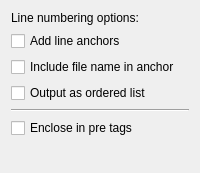
                <widget class="QWidget" name="tabWidgetPage3">
                 <attribute name="title">
                  <string>Misc</string>
                 </attribute>
                 <layout class="QVBoxLayout" name="verticalLayout_4">
                  <item>
                   <widget class="QLabel" name="label_8">
                    <property name="font">
                     <font>
                      <weight>50</weight>
                      <bold>false</bold>
                     </font>
                    </property>
                    <property name="text">
                     <string>Line numbering options:</string>
                    </property>
                   </widget>
                  </item>
                  <item>
                   <widget class="QCheckBox" name="cbHTMLAnchors">
                    <property name="toolTip">
                     <string>Add an achor to each line.</string>
                    </property>
                    <property name="text">
                     <string>Add line anchors</string>
                    </property>
                   </widget>
                  </item>
                  <item>
                   <widget class="QCheckBox" name="cbHTMLFileNameAnchor">
                    <property name="toolTip">
                     <string>Add the filename as prefix to the anchors.</string>
                    </property>
                    <property name="text">
                     <string>Include file name in anchor</string>
                    </property>
                   </widget>
                  </item>
                  <item>
                   <widget class="QCheckBox" name="cbHTMLOrderedList">
                    <property name="toolTip">
                     <string>Output the lines within an ordered list.</string>
                    </property>
                    <property name="text">
                     <string>Output as ordered list</string>
                    </property>
                   </widget>
                  </item>
                  <item>
                   <widget class="Line" name="line_4">
                    <property name="orientation">
                     <enum>Qt::Horizontal</enum>
                    </property>
                   </widget>
                  </item>
                  <item>
                   <widget class="QCheckBox" name="cbHTMLEnclosePreTags">
                    <property name="toolTip">
                     <string>Add &amp;lt;pre&amp;gt; tags to the output, if the flag &quot;No document header and footer&quot; is selected.</string>
                    </property>
                    <property name="text">
                     <string>Enclose in pre tags</string>
                    </property>
                   </widget>
                  </item>
                  <item>
                   <spacer name="verticalSpacer">
                    <property name="orientation">
                     <enum>Qt::Vertical</enum>
                    </property>
                    <property name="sizeHint" stdset="0">
                     <size>
                      <width>20</width>
                      <height>24</height>
                     </size>
                    </property>
                   </spacer>
                  </item>
                 </layout>
                </widget>
